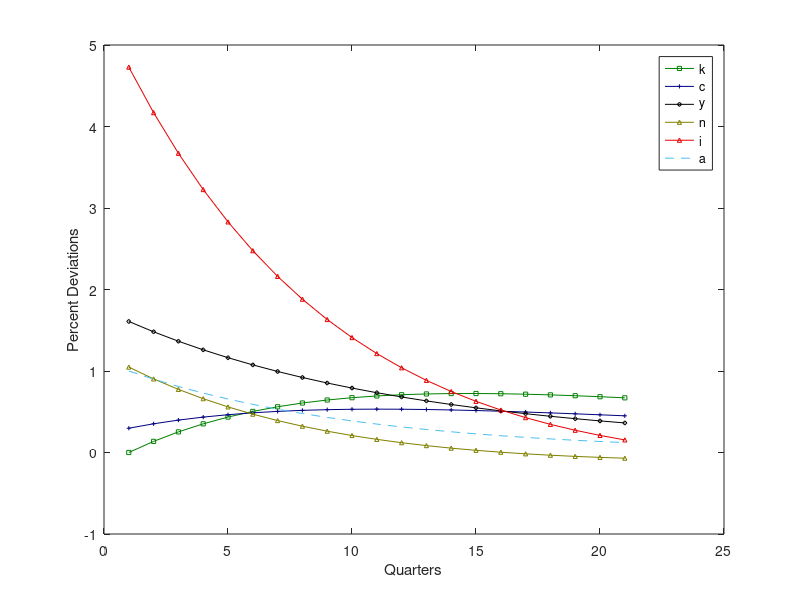
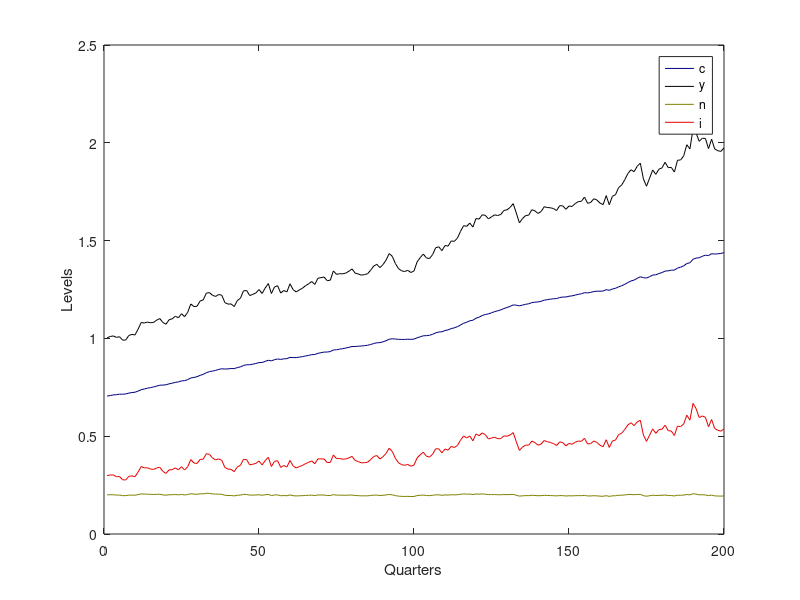

These figures' MATLAB source, in order: (Note: this script raises an error after producing the figures.)
 % CH2 Solving the real business cycle model
 %
 % ECON 6140, Karel Mertens, Cornell University
 %%%%%%%%%%%%%%%%%%%%%%%%%%%%%%%%%%%%%%%%%%%%%%%%%%%%
 clear all;
 close all;
 
 % Utility function: u(C,L)=log(C)+thetal*log (L)
 % Production function Y = AK^(1-alpha) (XN)^alpha

 % The Euler conditions are:
 
 %  1/C(t) = beta*gammax^(1-sigma)E_t[1 /C(t+1) * ((1-alpha)* A(t+1)(N(t+1)/K(t+1))^alpha+1-\delta)] 
 %  alpha * A(t)(K(t)/N(t))^(1-alpha) / C(t) = thetal/(1-N(t))
 %  C(t) + gammax*K(t+1)-(1-delta)K(t) = A(t)*K(t)^(1-alpha)*N(t)^(alpha)
  
 % Parameter values
 alfa   = 0.58;
 betas  = 0.988;
 delta  = 0.025;
 gammax = 1.004;
 yss    = 1;    % Output is normalized to 1
 nss    = 0.20; % Steady state hours are 0.20
 rho    = 0.9;
 
 % Steady state capital, consumption and investment:
 kss    = (1-alfa)*yss/(gammax/betas-1+delta);
 iss    = (delta+gammax-1)*kss;
 css    = yss-iss;
 
 % Note: the implied values of A and thetal are
 A      = yss/kss^(1-alfa)/nss^alfa;
 thetal = alfa * yss/nss/css*(1-nss);
 
 % Model Solution
 W1 = [(1-betas/gammax*(1-delta))*(alfa*(1-alfa)/(nss/(1-nss)+1-alfa)-alfa)...
      (1-betas/gammax*(1-delta))*(1+alfa/(nss/(1-nss)+1-alfa))...
      -1-(1-betas/gammax*(1-delta))*alfa/(nss/(1-nss)+1-alfa);
      0 1 0;
      -iss/yss*gammax/(delta+gammax-1) 0 0];
 W2 = [0 0 -1;
       0 rho 0;
       -(1-alfa+iss/yss*(1-delta)/(delta+gammax-1))-alfa*(1-alfa)/(nss/(1-nss)+1-alfa)...
       -1- alfa/(nss/(1-nss)+1-alfa)...
       css/yss+ alfa/(nss/(1-nss)+1-alfa)];
 W = inv(W1)*W2;
 
 phi21 = (-(W(1,1)-W(3,3))-sqrt((W(1,1)-W(3,3))^2+4*W(1,3)*W(3,1)))/2/W(1,3);
 phi11 = W(1,1) + W(1,3)*phi21;
 phi22 = (W(3,2)-phi21*W(1,2))/(phi21*W(1,3)+rho-W(3,3));
 phi12 = W(1,2)+W(1,3)*phi22;
 
 % Let s = [k a] and z = [y c i n]
 
 G = [phi11 phi12;
      0     rho];
  
 H = [1-alfa+alfa*(nss/(1-nss)+1-alfa)^(-1)*(-phi21+(1-alfa))...
      1 + alfa*(nss/(1-nss)+1-alfa)^(-1)*(1-phi22);
     phi21          phi22;
     gammax/(delta+gammax-1)*phi11-(1-delta)/(delta+gammax-1) gammax/(delta+gammax-1)*phi12;
     (nss/(1-nss)+1-alfa)^(-1)*(-phi21+(1-alfa)) (nss/(1-nss)+1-alfa)^(-1)*(1-phi22)];
 
%% Impulse responses
 s(:,1) = [0;1];
 x(1,1) =  1;
 for i=1:20
 s(:,i+1) = G*s(:,i);
 x(i+1,1) = gammax*x(i,1);
 end
 
 z = (H*s)';
 s = s';
 
 % Plot Impulse Responses
 plot(s(:,1),'-s','MarkerSize',3,'Color',[0,0.5,0])
 hold on 
 plot(z(:,2),'-+','MarkerSize',3,'Color',[0,0,0.5])
 hold on 
 plot(z(:,1),'-d','MarkerSize',3,'Color',[0,0,0])
 hold on 
 plot(z(:,4),'-^','MarkerSize',3,'Color',[0.5, 0.5, 0])
 hold on 
 plot(z(:,3),'-^','MarkerSize',3,'Color',[0.9, 0, 0])
 hold on
 plot(s(:,2),'--','MarkerSize',3)
 hold on 
 ylabel('Percent Deviations')
 xlabel('Quarters')
 hold off
 legend('k','c','y','n','i','a')
 saveas(gcf,'rbcmodelgraph1_high_rho','psc2')
%% Simulated Time Series
 clear s z
 sigmae = 0.01;
 e      = sigmae*randn(10000,1);
 s(:,1) = [0 e(1)];
 x(1,1) =  1;
 for i=1:length(e)
 s(:,i+1) = G*s(:,i)+[0;1]*e(i);
 x(i+1,1) = gammax*x(i,1);
 end
 z = (H*s)';
 s = s';
 
 sim_y_series = yss*exp(z(1:200,1)).*x(1:200);
 sim_c_series = css*exp(z(1:200,2)).*x(1:200);
 sim_n_series = nss*exp(z(1:200,4));
 sim_wage = sim_c_series + nss/(1-nss) * sim_n_series;
 sim_a_series = A * exp(s(1:200,2));
 solow_residual = log(sim_a_series) + alfa*log(x(1:200));
 %% Plot simulated series
 plot(sim_c_series,'MarkerSize',3,'Color',[0,0,0.5])
 hold on 
 plot(sim_y_series,'MarkerSize',3,'Color',[0,0,0])
 hold on 
 plot(sim_n_series,'MarkerSize',3,'Color',[0.5, 0.5, 0])
 hold on 
 plot(iss*exp(z(1:200,3)).*x(1:200),'MarkerSize',3,'Color',[0.9, 0, 0])
 ylabel('Levels')
 xlabel('Quarters')
 hold off
 legend('c','y','n','i')
 saveas(gcf,'rbcmodelgraph2','psc2')
 
%% Compute Population Moments Analytically
 [m,m] = size(G);
 Sigmae = [0 0; 0 sigmae^2];
 % Var matrix of the states
 Sigmas = reshape(inv(eye(m^2)-kron(G,G))*Sigmae(:),2,2);
 % Var matrix of the variables of interest
Sigmaz = H*Sigmas*H';

sdzLT = sqrt(diag(Sigmaz));     % standard deviations
corLT =  Sigmaz./(sqrt(diag(Sigmaz))*sqrt(diag(Sigmaz))'); % cross-correlations
autocovLT =   H*G*Sigmas*H';
autocorrLT =   autocovLT./(sqrt(diag(Sigmaz))*sqrt(diag(Sigmaz))'); %auto-correlations

%% Compute Population Moments by simulation and hp-filtering
for j = 1:10000/200
 v = cov([(log(yss*exp(z(1+(j-1)*200:j*200,1)).*x(1+(j-1)*200:j*200,:))...
     -hpfilter(log(yss*exp(z(1+(j-1)*200:j*200,1)).*x(1+(j-1)*200:j*200,:)),1600)),...
    (log(css*exp(z(1+(j-1)*200:j*200,2)).*x(1+(j-1)*200:j*200,:))...
    -hpfilter(log(css*exp(z(1+(j-1)*200:j*200,2)).*x(1+(j-1)*200:j*200,:)),1600)),...
    (log(nss*exp(z(1+(j-1)*200:j*200,4)))-hpfilter(log(nss*exp(z(1+(j-1)*200:j*200,4))),1600)),...
    (log(iss*exp(z(1+(j-1)*200:j*200,3)).*x(1+(j-1)*200:j*200,:))...
    -hpfilter(log(iss*exp(z(1+(j-1)*200:j*200,3)).*x(1+(j-1)*200:j*200,:)),1600))]);
sdzhp(:,j) = v(:);
z_1 = log(yss*exp(z(2+(j-1)*200:j*200,1)).*x(2+(j-1)*200:j*200,:));
z_2 = log(yss*exp(z(1+(j-1)*200:j*200-1,1)).*x(1+(j-1)*200:j*200-1,:));
acy(:,j) = corr((z_1-hpfilter(z_1, 1600)), (z_2 - hpfilter(z_2, 1600)));
end
V = reshape(mean(sdzhp')',4,4);

sdzHP=sqrt(diag(V)); % standard deviations
corHP =  V./(sqrt(diag(V))*sqrt(diag(V))'); % cross-correlations
autocorrHPy = mean(acy); % auto-correlation of output